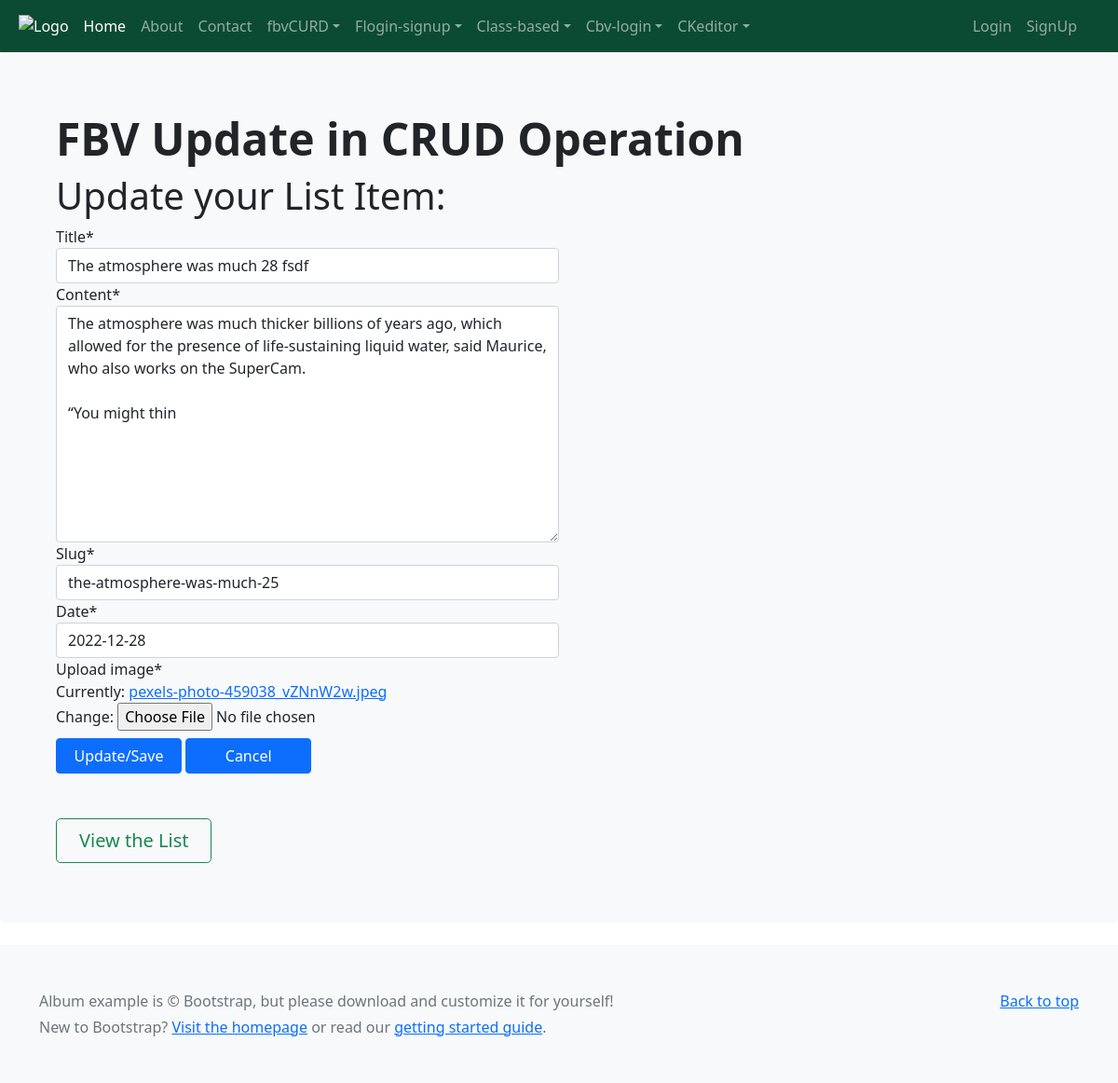
Page /cbvcrud/cbv-list-update/15 on the committed database.
### cbvcrudapp/models.py (models this page shows, shortened)
class CbvCrudModel(models.Model):
    title = models.CharField(max_length=200)
    slug = models.SlugField()
    content = models.TextField()
    cbvdate = models.DateField(auto_now_add=False,)
    cbv_img = models.ImageField()
    class  Meta:
        verbose_name = 'CBV CRUD'
        verbose_name_plural = 'CBV CRUD Models'

### cbvcrudapp/views.py (the view)
# urls.py: path('cbv-list-update/<int:pk>', CbvCrudUpdateView.as_view(), name ='cbvupdate'),
class CbvCrudUpdateView(UpdateView):
    model = CbvCrudModel
    form_class = CbvCrudForm
    template_name = 'cbvcrudtemplate/cbvupdate.html'
    success_url = reverse_lazy('cbvhome')

### cbvcrudapp/forms.py
class CbvCrudForm(forms.ModelForm):
    class Meta:
        model = CbvCrudModel
        fields = ['title', 'content', 'slug', 'cbvdate', 'cbv_img']
        labels = {
            'cbvdate': 'Date',
            'cbv_img': 'Upload image',
        }

### templates/cbvcrudtemplate/cbvupdate.html (shortened to what this page needs)
{% extends "includes/base.html" %}
{% load crispy_forms_tags %}
{% block content %}
        <div class="p-5 mb-4 bg-light rounded-3">
      <div class="container-fluid py-3">
        <h1 class="display-5 fw-bold">FBV Update in CRUD Operation</h1>
      <div class="w-50">
<h1> Update your List Item:</h1>
    <form method="POST" enctype="multipart/form-data">
       {{form|crispy}}
       <input name="sumbit" class="btn btn-primary mt-2 w-25" type="submit" value="Update/Save">
       <a class="btn btn-primary mt-2 w-25" href="{% url 'cbvhome' %}" role="button">Cancel</a>
    </form>
    <a class="btn btn-outline-success btn-lg px-4 mt-5" href="{% url 'cbvhome' %}" role="button">View the List</a>
      </div>
    </div>
{% endblock  %}

### rows in the picture
CbvCrudModel: title "The atmosphere was much 28 fsdf", content "The atmosphere was much thicker billions of years ago, which allowed for the presence of life-sustaining liquid water, said Maurice, who also works on the SuperCam. “You might thin", slug "the-atmosphere-was-much-25", cbvdate "2022-12-28"
